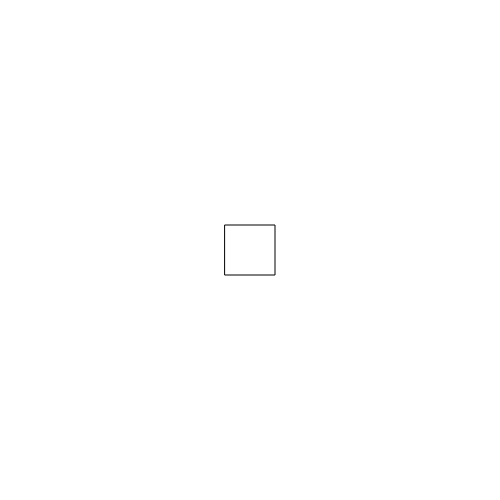
Frame 1 (no input)
Frame 60 (no input): identical to frame 1, image omitted
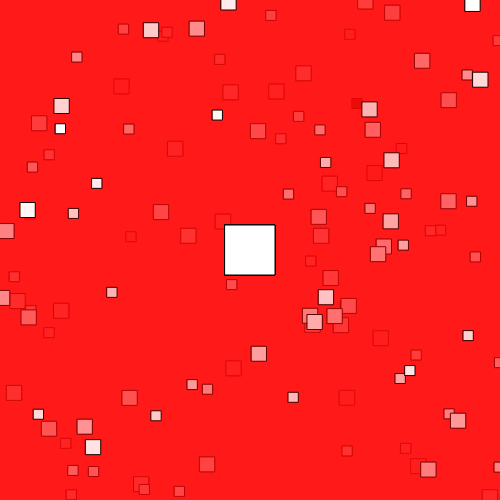
Frame 120 (the mouse pressed at the canvas centre since frame 60)

The p5.js sketch that drew these frames (run headless with seeded random() and noise() and a simulated clock; from frame 60 on, the mouse is pressed at the canvas centre):

// p5.js sketch
// ── sketch.js
var button= {};
var x = 400;
var y = 400;
var d = 100;
var state = false;


function setup() {
  createCanvas(500,500);

  button.x = width / 2;
  button.y = height / 2;
  button.width = 50;
  button.height = 50;
  button.color_a = color(18, 18, 17);
  button.color_d = color(231, 238, 241);

  button.pressed = function (){
    if (mouseX >= this.x - this.width/2 && mouseX <= this.x + this.width/2 && mouseY >= this.y - this.height/2 && mouseY <= this.y + this.height/2) {
      fill(this.color_a);
      if( mouseIsPressed ){

        state = !state;

      } else {
        fill(this.color_d);
      }

    }
  }
}

function draw() {
  if (state) {
    background(255,0,0,10);


    rect (random(0, width), random(0, height), 10, 10);

    fill(255,255,255);
    rect(random(0, width), random(0, height), 15, 15);

  } else {
    background(255, 255, 255);
  }

  rectMode(CENTER);
  rect(button.x,button.y,button.width,button.height);

}

function mousePressed() {
  button.pressed();
}
